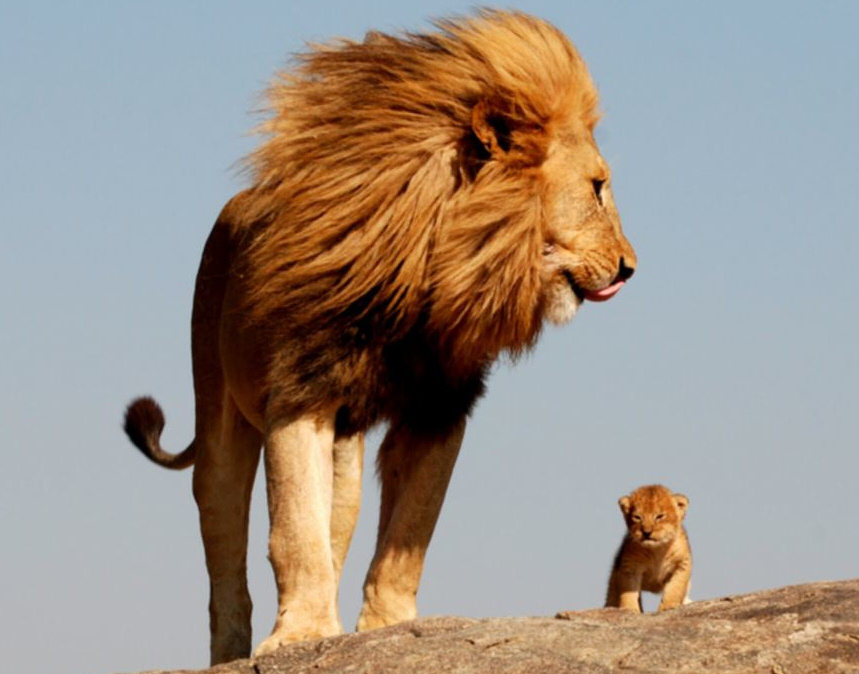
#> input picture lion.jpg, 859 x 674 px
$ python canny.py
#> lines starting #> are read from the running program, lines starting #| are printed output that depends on the picture; after the words box and inside, x2 and y2 are one past the last pixel; in counts of white or black regions, pixels touching at a corner belong together
import cv2
import numpy

img=cv2.imread("lion.jpg")
#> img is the input picture: shape (674, 859, 3); mean B, G, R 135.7, 146.2, 157.9
kk=cv2.Canny(img,127,225)
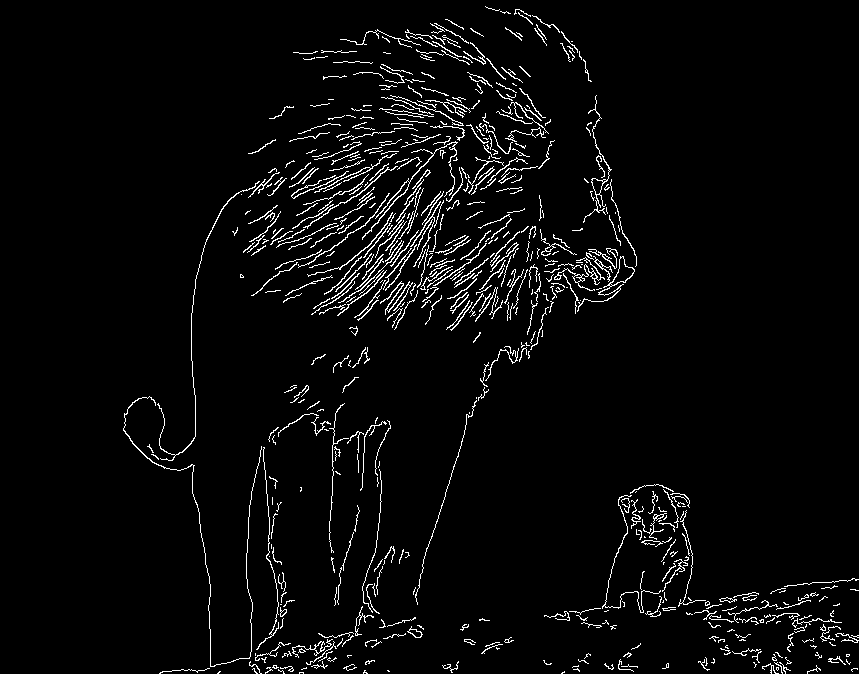
#> kk: shape (674, 859); 3.7% white in thin lines or dots, all inside (x1, y1, x2, y2) = (123, 6, 859, 674)
cv2.imshow("image",kk)
cv2.waitKey(0)
cv2.destroyAllWindows()
